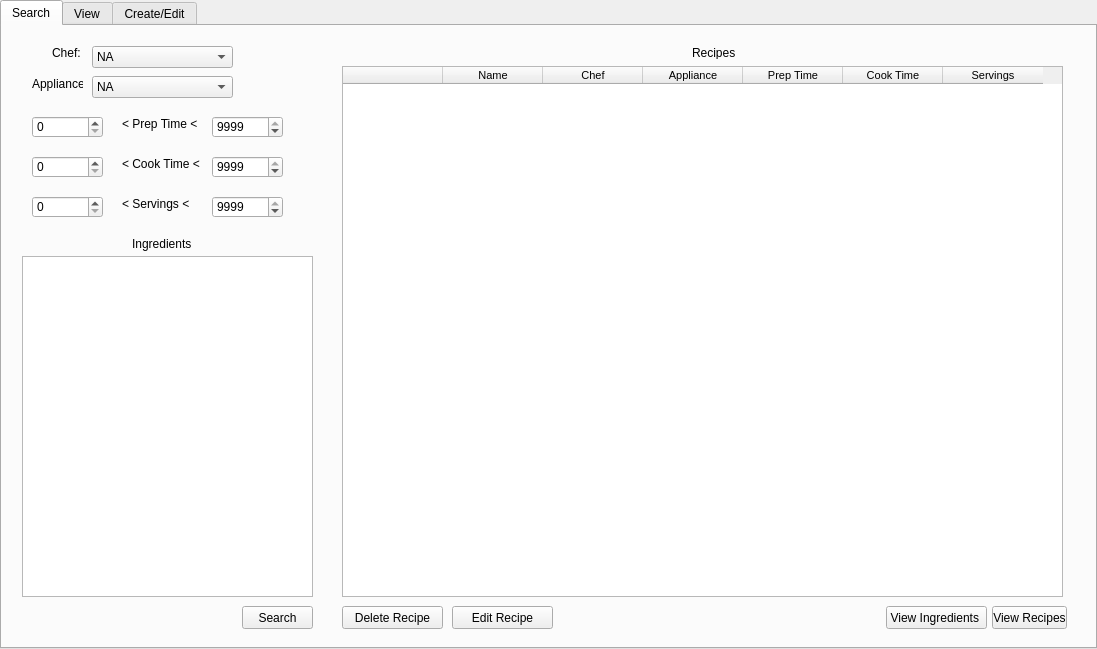
<?xml version="1.0" encoding="UTF-8"?>
<ui version="4.0">
 <class>TabWidget</class>
 <widget class="QTabWidget" name="TabWidget">
  <property name="geometry">
   <rect>
    <x>0</x>
    <y>0</y>
    <width>1097</width>
    <height>649</height>
   </rect>
  </property>
  <property name="windowTitle">
   <string>TabWidget</string>
  </property>
  <property name="currentIndex">
   <number>0</number>
  </property>
  <widget class="QWidget" name="tab_2">
   <attribute name="title">
    <string>Search</string>
   </attribute>
   <widget class="QTableWidget" name="table_Recipes">
    <property name="geometry">
     <rect>
      <x>340</x>
      <y>40</y>
      <width>721</width>
      <height>531</height>
     </rect>
    </property>
    <property name="font">
     <font>
      <pointsize>8</pointsize>
     </font>
    </property>
    <column>
     <property name="text">
      <string/>
     </property>
    </column>
    <column>
     <property name="text">
      <string>Name</string>
     </property>
    </column>
    <column>
     <property name="text">
      <string>Chef</string>
     </property>
    </column>
    <column>
     <property name="text">
      <string>Appliance</string>
     </property>
    </column>
    <column>
     <property name="text">
      <string>Prep Time</string>
     </property>
    </column>
    <column>
     <property name="text">
      <string>Cook Time</string>
     </property>
    </column>
    <column>
     <property name="text">
      <string>Servings</string>
     </property>
    </column>
   </widget>
   <widget class="QLabel" name="label">
    <property name="geometry">
     <rect>
      <x>50</x>
      <y>20</y>
      <width>46</width>
      <height>13</height>
     </rect>
    </property>
    <property name="text">
     <string>Chef:</string>
    </property>
   </widget>
   <widget class="QComboBox" name="combo_Chef">
    <property name="geometry">
     <rect>
      <x>90</x>
      <y>20</y>
      <width>141</width>
      <height>22</height>
     </rect>
    </property>
    <item>
     <property name="text">
      <string>NA</string>
     </property>
    </item>
    <item>
     <property name="text">
      <string>Ashley</string>
     </property>
    </item>
    <item>
     <property name="text">
      <string>Robert</string>
     </property>
    </item>
   </widget>
   <widget class="QLabel" name="label_2">
    <property name="geometry">
     <rect>
      <x>30</x>
      <y>50</y>
      <width>51</width>
      <height>16</height>
     </rect>
    </property>
    <property name="text">
     <string>Appliance:</string>
    </property>
   </widget>
   <widget class="QComboBox" name="combo_Appliance">
    <property name="geometry">
     <rect>
      <x>90</x>
      <y>50</y>
      <width>141</width>
      <height>22</height>
     </rect>
    </property>
    <item>
     <property name="text">
      <string>NA</string>
     </property>
    </item>
    <item>
     <property name="text">
      <string>None</string>
     </property>
    </item>
    <item>
     <property name="text">
      <string>Oven</string>
     </property>
    </item>
    <item>
     <property name="text">
      <string>Cooktop</string>
     </property>
    </item>
    <item>
     <property name="text">
      <string>Crockpot</string>
     </property>
    </item>
    <item>
     <property name="text">
      <string>Grill</string>
     </property>
    </item>
    <item>
     <property name="text">
      <string>Other</string>
     </property>
    </item>
   </widget>
   <widget class="QLabel" name="label_3">
    <property name="geometry">
     <rect>
      <x>120</x>
      <y>90</y>
      <width>81</width>
      <height>16</height>
     </rect>
    </property>
    <property name="text">
     <string>&lt;  Prep Time &lt;</string>
    </property>
   </widget>
   <widget class="QSpinBox" name="spin_PrepLow">
    <property name="geometry">
     <rect>
      <x>30</x>
      <y>90</y>
      <width>71</width>
      <height>22</height>
     </rect>
    </property>
    <property name="maximum">
     <number>9999</number>
    </property>
   </widget>
   <widget class="QSpinBox" name="spin_PrepHigh">
    <property name="geometry">
     <rect>
      <x>210</x>
      <y>90</y>
      <width>71</width>
      <height>22</height>
     </rect>
    </property>
    <property name="maximum">
     <number>9999</number>
    </property>
    <property name="value">
     <number>9999</number>
    </property>
   </widget>
   <widget class="QSpinBox" name="spin_CookHigh">
    <property name="geometry">
     <rect>
      <x>210</x>
      <y>130</y>
      <width>71</width>
      <height>22</height>
     </rect>
    </property>
    <property name="maximum">
     <number>9999</number>
    </property>
    <property name="value">
     <number>9999</number>
    </property>
   </widget>
   <widget class="QLabel" name="label_4">
    <property name="geometry">
     <rect>
      <x>120</x>
      <y>130</y>
      <width>81</width>
      <height>16</height>
     </rect>
    </property>
    <property name="text">
     <string>&lt;  Cook Time &lt;</string>
    </property>
   </widget>
   <widget class="QSpinBox" name="spin_CookLow">
    <property name="geometry">
     <rect>
      <x>30</x>
      <y>130</y>
      <width>71</width>
      <height>22</height>
     </rect>
    </property>
    <property name="maximum">
     <number>9999</number>
    </property>
   </widget>
   <widget class="QListWidget" name="list_IngredientsFilter">
    <property name="geometry">
     <rect>
      <x>20</x>
      <y>230</y>
      <width>291</width>
      <height>341</height>
     </rect>
    </property>
   </widget>
   <widget class="QLabel" name="label_5">
    <property name="geometry">
     <rect>
      <x>690</x>
      <y>20</y>
      <width>46</width>
      <height>13</height>
     </rect>
    </property>
    <property name="text">
     <string>Recipes</string>
    </property>
   </widget>
   <widget class="QLabel" name="label_6">
    <property name="geometry">
     <rect>
      <x>130</x>
      <y>210</y>
      <width>61</width>
      <height>16</height>
     </rect>
    </property>
    <property name="text">
     <string>Ingredients</string>
    </property>
   </widget>
   <widget class="QPushButton" name="button_Search">
    <property name="geometry">
     <rect>
      <x>240</x>
      <y>580</y>
      <width>71</width>
      <height>23</height>
     </rect>
    </property>
    <property name="text">
     <string>Search</string>
    </property>
   </widget>
   <widget class="QPushButton" name="button_ViewIngredients">
    <property name="geometry">
     <rect>
      <x>884</x>
      <y>580</y>
      <width>101</width>
      <height>23</height>
     </rect>
    </property>
    <property name="text">
     <string>View Ingredients </string>
    </property>
   </widget>
   <widget class="QPushButton" name="button_ViewRecipes">
    <property name="geometry">
     <rect>
      <x>990</x>
      <y>580</y>
      <width>75</width>
      <height>23</height>
     </rect>
    </property>
    <property name="text">
     <string>View Recipes</string>
    </property>
   </widget>
   <widget class="QPushButton" name="button_EditRecipe">
    <property name="geometry">
     <rect>
      <x>450</x>
      <y>580</y>
      <width>101</width>
      <height>23</height>
     </rect>
    </property>
    <property name="text">
     <string>Edit Recipe</string>
    </property>
   </widget>
   <widget class="QPushButton" name="button_DeleteRecipe">
    <property name="geometry">
     <rect>
      <x>340</x>
      <y>580</y>
      <width>101</width>
      <height>23</height>
     </rect>
    </property>
    <property name="text">
     <string>Delete Recipe</string>
    </property>
   </widget>
   <widget class="QSpinBox" name="spin_ServeLow">
    <property name="geometry">
     <rect>
      <x>30</x>
      <y>170</y>
      <width>71</width>
      <height>22</height>
     </rect>
    </property>
    <property name="maximum">
     <number>9999</number>
    </property>
   </widget>
   <widget class="QSpinBox" name="spin_ServeHigh">
    <property name="geometry">
     <rect>
      <x>210</x>
      <y>170</y>
      <width>71</width>
      <height>22</height>
     </rect>
    </property>
    <property name="maximum">
     <number>9999</number>
    </property>
    <property name="value">
     <number>9999</number>
    </property>
   </widget>
   <widget class="QLabel" name="label_14">
    <property name="geometry">
     <rect>
      <x>120</x>
      <y>170</y>
      <width>81</width>
      <height>16</height>
     </rect>
    </property>
    <property name="text">
     <string>&lt;  Servings &lt;</string>
    </property>
   </widget>
  </widget>
  <widget class="QWidget" name="tab_3">
   <attribute name="title">
    <string>View</string>
   </attribute>
   <widget class="QTextBrowser" name="text_output">
    <property name="geometry">
     <rect>
      <x>380</x>
      <y>40</y>
      <width>691</width>
      <height>561</height>
     </rect>
    </property>
   </widget>
   <widget class="QListWidget" name="list_Viewing">
    <property name="geometry">
     <rect>
      <x>30</x>
      <y>40</y>
      <width>331</width>
      <height>561</height>
     </rect>
    </property>
   </widget>
   <widget class="QLabel" name="label_viewing">
    <property name="geometry">
     <rect>
      <x>30</x>
      <y>20</y>
      <width>46</width>
      <height>13</height>
     </rect>
    </property>
    <property name="text">
     <string>Viewing:</string>
    </property>
   </widget>
   <widget class="QLabel" name="label_Output">
    <property name="geometry">
     <rect>
      <x>380</x>
      <y>20</y>
      <width>51</width>
      <height>16</height>
     </rect>
    </property>
    <property name="text">
     <string>Recipes:</string>
    </property>
   </widget>
  </widget>
  <widget class="QWidget" name="tab">
   <attribute name="title">
    <string>Create/Edit</string>
   </attribute>
   <widget class="QComboBox" name="combo_ApplianceNewRecipe">
    <property name="geometry">
     <rect>
      <x>80</x>
      <y>440</y>
      <width>141</width>
      <height>22</height>
     </rect>
    </property>
   </widget>
   <widget class="QLabel" name="label_8">
    <property name="geometry">
     <rect>
      <x>40</x>
      <y>410</y>
      <width>46</width>
      <height>13</height>
     </rect>
    </property>
    <property name="text">
     <string>Chef:</string>
    </property>
   </widget>
   <widget class="QSpinBox" name="spin_CookNewRecipe">
    <property name="geometry">
     <rect>
      <x>80</x>
      <y>520</y>
      <width>71</width>
      <height>22</height>
     </rect>
    </property>
   </widget>
   <widget class="QComboBox" name="combo_ChefNewRecipe">
    <property name="geometry">
     <rect>
      <x>80</x>
      <y>410</y>
      <width>141</width>
      <height>22</height>
     </rect>
    </property>
   </widget>
   <widget class="QLabel" name="label_9">
    <property name="geometry">
     <rect>
      <x>20</x>
      <y>520</y>
      <width>61</width>
      <height>16</height>
     </rect>
    </property>
    <property name="text">
     <string>Cook Time: </string>
    </property>
   </widget>
   <widget class="QLabel" name="label_10">
    <property name="geometry">
     <rect>
      <x>20</x>
      <y>450</y>
      <width>51</width>
      <height>16</height>
     </rect>
    </property>
    <property name="text">
     <string>Appliance:</string>
    </property>
   </widget>
   <widget class="QLabel" name="label_11">
    <property name="geometry">
     <rect>
      <x>20</x>
      <y>480</y>
      <width>61</width>
      <height>16</height>
     </rect>
    </property>
    <property name="text">
     <string>Prep Time:</string>
    </property>
   </widget>
   <widget class="QSpinBox" name="spin_PrepNewRecipe">
    <property name="geometry">
     <rect>
      <x>80</x>
      <y>480</y>
      <width>71</width>
      <height>22</height>
     </rect>
    </property>
   </widget>
   <widget class="QLabel" name="label_12">
    <property name="geometry">
     <rect>
      <x>40</x>
      <y>90</y>
      <width>46</width>
      <height>13</height>
     </rect>
    </property>
    <property name="text">
     <string>Name:</string>
    </property>
   </widget>
   <widget class="QLineEdit" name="line_NameNewRecipe">
    <property name="geometry">
     <rect>
      <x>80</x>
      <y>90</y>
      <width>261</width>
      <height>20</height>
     </rect>
    </property>
   </widget>
   <widget class="QLabel" name="label_13">
    <property name="geometry">
     <rect>
      <x>10</x>
      <y>120</y>
      <width>61</width>
      <height>16</height>
     </rect>
    </property>
    <property name="text">
     <string>Description:</string>
    </property>
   </widget>
   <widget class="QTextEdit" name="text_DescriptionNewRecipe">
    <property name="geometry">
     <rect>
      <x>80</x>
      <y>120</y>
      <width>261</width>
      <height>271</height>
     </rect>
    </property>
   </widget>
   <widget class="QSpinBox" name="spin_ServingsNewRecipe">
    <property name="geometry">
     <rect>
      <x>80</x>
      <y>560</y>
      <width>71</width>
      <height>22</height>
     </rect>
    </property>
   </widget>
   <widget class="QLabel" name="label_15">
    <property name="geometry">
     <rect>
      <x>20</x>
      <y>560</y>
      <width>61</width>
      <height>16</height>
     </rect>
    </property>
    <property name="text">
     <string>Servings:</string>
    </property>
   </widget>
   <widget class="QLabel" name="label_16">
    <property name="geometry">
     <rect>
      <x>370</x>
      <y>80</y>
      <width>91</width>
      <height>20</height>
     </rect>
    </property>
    <property name="text">
     <string>Ingredient Type:</string>
    </property>
   </widget>
   <widget class="QComboBox" name="combo_IngredientTypeNewRecipe">
    <property name="geometry">
     <rect>
      <x>470</x>
      <y>80</y>
      <width>231</width>
      <height>22</height>
     </rect>
    </property>
   </widget>
   <widget class="QLabel" name="label_17">
    <property name="geometry">
     <rect>
      <x>370</x>
      <y>30</y>
      <width>201</width>
      <height>20</height>
     </rect>
    </property>
    <property name="text">
     <string>Add new ingredient type to database:</string>
    </property>
   </widget>
   <widget class="QLineEdit" name="line_IngredientAddToDB">
    <property name="geometry">
     <rect>
      <x>560</x>
      <y>30</y>
      <width>241</width>
      <height>20</height>
     </rect>
    </property>
   </widget>
   <widget class="QPushButton" name="button_AddIngredientToDB">
    <property name="geometry">
     <rect>
      <x>1000</x>
      <y>40</y>
      <width>31</width>
      <height>23</height>
     </rect>
    </property>
    <property name="text">
     <string>Add</string>
    </property>
   </widget>
   <widget class="QLabel" name="label_18">
    <property name="geometry">
     <rect>
      <x>370</x>
      <y>330</y>
      <width>51</width>
      <height>16</height>
     </rect>
    </property>
    <property name="text">
     <string>New Step:</string>
    </property>
   </widget>
   <widget class="QTextEdit" name="text_NewStep">
    <property name="geometry">
     <rect>
      <x>430</x>
      <y>330</y>
      <width>601</width>
      <height>41</height>
     </rect>
    </property>
   </widget>
   <widget class="QLabel" name="label_19">
    <property name="geometry">
     <rect>
      <x>350</x>
      <y>380</y>
      <width>101</width>
      <height>20</height>
     </rect>
    </property>
    <property name="text">
     <string>Current Steps:</string>
    </property>
   </widget>
   <widget class="QPushButton" name="button_AddNewStep">
    <property name="geometry">
     <rect>
      <x>1040</x>
      <y>340</y>
      <width>31</width>
      <height>23</height>
     </rect>
    </property>
    <property name="text">
     <string>Add</string>
    </property>
   </widget>
   <widget class="QLabel" name="label_20">
    <property name="geometry">
     <rect>
      <x>370</x>
      <y>120</y>
      <width>61</width>
      <height>20</height>
     </rect>
    </property>
    <property name="text">
     <string>Unit Type:</string>
    </property>
   </widget>
   <widget class="QComboBox" name="combo_UnitTypeNewRecipe">
    <property name="geometry">
     <rect>
      <x>470</x>
      <y>120</y>
      <width>111</width>
      <height>22</height>
     </rect>
    </property>
   </widget>
   <widget class="QComboBox" name="combo_UnitNewRecipe">
    <property name="geometry">
     <rect>
      <x>470</x>
      <y>160</y>
      <width>111</width>
      <height>22</height>
     </rect>
    </property>
   </widget>
   <widget class="QLabel" name="label_21">
    <property name="geometry">
     <rect>
      <x>370</x>
      <y>160</y>
      <width>41</width>
      <height>20</height>
     </rect>
    </property>
    <property name="text">
     <string>Unit:</string>
    </property>
   </widget>
   <widget class="QLabel" name="label_22">
    <property name="geometry">
     <rect>
      <x>370</x>
      <y>200</y>
      <width>51</width>
      <height>20</height>
     </rect>
    </property>
    <property name="text">
     <string>Amount:</string>
    </property>
   </widget>
   <widget class="QTableWidget" name="table_AddedIngredients">
    <property name="geometry">
     <rect>
      <x>720</x>
      <y>100</y>
      <width>351</width>
      <height>171</height>
     </rect>
    </property>
    <property name="font">
     <font>
      <pointsize>8</pointsize>
     </font>
    </property>
    <column>
     <property name="text">
      <string>Type</string>
     </property>
    </column>
    <column>
     <property name="text">
      <string>Amount</string>
     </property>
    </column>
    <column>
     <property name="text">
      <string>Unit</string>
     </property>
    </column>
   </widget>
   <widget class="QPushButton" name="button_RemoveIngredient">
    <property name="geometry">
     <rect>
      <x>720</x>
      <y>280</y>
      <width>101</width>
      <height>23</height>
     </rect>
    </property>
    <property name="text">
     <string>Remove Ingredient</string>
    </property>
   </widget>
   <widget class="QLabel" name="label_23">
    <property name="geometry">
     <rect>
      <x>850</x>
      <y>80</y>
      <width>101</width>
      <height>20</height>
     </rect>
    </property>
    <property name="text">
     <string>Current Ingredients</string>
    </property>
   </widget>
   <widget class="QDoubleSpinBox" name="double_AmountNewRecipe">
    <property name="geometry">
     <rect>
      <x>470</x>
      <y>200</y>
      <width>81</width>
      <height>22</height>
     </rect>
    </property>
    <property name="maximum">
     <double>9999.989999999999782</double>
    </property>
   </widget>
   <widget class="QPushButton" name="pushButton_5">
    <property name="geometry">
     <rect>
      <x>370</x>
      <y>250</y>
      <width>111</width>
      <height>23</height>
     </rect>
    </property>
    <property name="text">
     <string>Add Ingredient</string>
    </property>
   </widget>
   <widget class="QPushButton" name="button_DeleteStep">
    <property name="geometry">
     <rect>
      <x>430</x>
      <y>580</y>
      <width>81</width>
      <height>23</height>
     </rect>
    </property>
    <property name="text">
     <string>Delete Step</string>
    </property>
   </widget>
   <widget class="QPushButton" name="button_MoveStepUp">
    <property name="geometry">
     <rect>
      <x>990</x>
      <y>580</y>
      <width>81</width>
      <height>23</height>
     </rect>
    </property>
    <property name="text">
     <string>Move Step Up</string>
    </property>
   </widget>
   <widget class="QPushButton" name="button_MoveStepDown">
    <property name="geometry">
     <rect>
      <x>880</x>
      <y>580</y>
      <width>101</width>
      <height>23</height>
     </rect>
    </property>
    <property name="text">
     <string>Move Step Down</string>
    </property>
   </widget>
   <widget class="QTableWidget" name="table_CurrentSteps">
    <property name="geometry">
     <rect>
      <x>430</x>
      <y>380</y>
      <width>641</width>
      <height>191</height>
     </rect>
    </property>
    <attribute name="horizontalHeaderDefaultSectionSize">
     <number>30</number>
    </attribute>
    <attribute name="horizontalHeaderMinimumSectionSize">
     <number>30</number>
    </attribute>
    <attribute name="horizontalHeaderStretchLastSection">
     <bool>true</bool>
    </attribute>
    <attribute name="verticalHeaderStretchLastSection">
     <bool>false</bool>
    </attribute>
    <column>
     <property name="text">
      <string>No.</string>
     </property>
    </column>
    <column>
     <property name="text">
      <string>Step</string>
     </property>
    </column>
   </widget>
   <widget class="QComboBox" name="combo_UnitTypeNewRecipe_2">
    <property name="geometry">
     <rect>
      <x>890</x>
      <y>10</y>
      <width>91</width>
      <height>22</height>
     </rect>
    </property>
   </widget>
   <widget class="QLabel" name="label_24">
    <property name="geometry">
     <rect>
      <x>820</x>
      <y>10</y>
      <width>61</width>
      <height>20</height>
     </rect>
    </property>
    <property name="text">
     <string>Unit Type:</string>
    </property>
   </widget>
   <widget class="QLabel" name="label_25">
    <property name="geometry">
     <rect>
      <x>840</x>
      <y>40</y>
      <width>41</width>
      <height>20</height>
     </rect>
    </property>
    <property name="text">
     <string>Unit:</string>
    </property>
   </widget>
   <widget class="QComboBox" name="combo_UnitNewRecipe_2">
    <property name="geometry">
     <rect>
      <x>890</x>
      <y>40</y>
      <width>91</width>
      <height>22</height>
     </rect>
    </property>
   </widget>
   <widget class="QPushButton" name="button_Save">
    <property name="geometry">
     <rect>
      <x>10</x>
      <y>10</y>
      <width>81</width>
      <height>23</height>
     </rect>
    </property>
    <property name="text">
     <string>SAVE</string>
    </property>
   </widget>
   <widget class="QLabel" name="label_SaveType">
    <property name="geometry">
     <rect>
      <x>100</x>
      <y>20</y>
      <width>91</width>
      <height>16</height>
     </rect>
    </property>
    <property name="text">
     <string>(As a new Recipe)</string>
    </property>
   </widget>
   <widget class="QPushButton" name="button_Discard">
    <property name="geometry">
     <rect>
      <x>10</x>
      <y>50</y>
      <width>81</width>
      <height>23</height>
     </rect>
    </property>
    <property name="text">
     <string>Discard</string>
    </property>
   </widget>
   <widget class="QLabel" name="label_SaveType_2">
    <property name="geometry">
     <rect>
      <x>100</x>
      <y>50</y>
      <width>261</width>
      <height>16</height>
     </rect>
    </property>
    <property name="text">
     <string>(No changes to recipe book, start a fresh recipe)</string>
    </property>
   </widget>
  </widget>
 </widget>
 <resources/>
 <connections>
  <connection>
   <sender>button_Search</sender>
   <signal>clicked()</signal>
   <receiver>TabWidget</receiver>
   <slot>clickedSearch()</slot>
   <hints>
    <hint type="sourcelabel">
     <x>266</x>
     <y>613</y>
    </hint>
    <hint type="destinationlabel">
     <x>225</x>
     <y>626</y>
    </hint>
   </hints>
  </connection>
  <connection>
   <sender>button_DeleteRecipe</sender>
   <signal>clicked()</signal>
   <receiver>TabWidget</receiver>
   <slot>clickedDeleteRecipe()</slot>
   <hints>
    <hint type="sourcelabel">
     <x>390</x>
     <y>616</y>
    </hint>
    <hint type="destinationlabel">
     <x>389</x>
     <y>635</y>
    </hint>
   </hints>
  </connection>
  <connection>
   <sender>button_EditRecipe</sender>
   <signal>clicked()</signal>
   <receiver>TabWidget</receiver>
   <slot>clickedEditRecipe()</slot>
   <hints>
    <hint type="sourcelabel">
     <x>501</x>
     <y>611</y>
    </hint>
    <hint type="destinationlabel">
     <x>501</x>
     <y>619</y>
    </hint>
   </hints>
  </connection>
  <connection>
   <sender>button_ViewIngredients</sender>
   <signal>clicked()</signal>
   <receiver>TabWidget</receiver>
   <slot>clickedViewIngredients()</slot>
   <hints>
    <hint type="sourcelabel">
     <x>919</x>
     <y>618</y>
    </hint>
    <hint type="destinationlabel">
     <x>812</x>
     <y>617</y>
    </hint>
   </hints>
  </connection>
  <connection>
   <sender>button_ViewRecipes</sender>
   <signal>clicked()</signal>
   <receiver>TabWidget</receiver>
   <slot>clickedViewRecipes()</slot>
   <hints>
    <hint type="sourcelabel">
     <x>1025</x>
     <y>611</y>
    </hint>
    <hint type="destinationlabel">
     <x>929</x>
     <y>643</y>
    </hint>
   </hints>
  </connection>
  <connection>
   <sender>pushButton_5</sender>
   <signal>clicked()</signal>
   <receiver>TabWidget</receiver>
   <slot>clickedAddIngredient()</slot>
   <hints>
    <hint type="sourcelabel">
     <x>393</x>
     <y>288</y>
    </hint>
    <hint type="destinationlabel">
     <x>406</x>
     <y>0</y>
    </hint>
   </hints>
  </connection>
  <connection>
   <sender>button_AddIngredientToDB</sender>
   <signal>clicked()</signal>
   <receiver>TabWidget</receiver>
   <slot>clickedIngredientAddToDatabase()</slot>
   <hints>
    <hint type="sourcelabel">
     <x>1008</x>
     <y>69</y>
    </hint>
    <hint type="destinationlabel">
     <x>796</x>
     <y>0</y>
    </hint>
   </hints>
  </connection>
  <connection>
   <sender>button_RemoveIngredient</sender>
   <signal>clicked()</signal>
   <receiver>TabWidget</receiver>
   <slot>clickedRemoveIngredient()</slot>
   <hints>
    <hint type="sourcelabel">
     <x>790</x>
     <y>316</y>
    </hint>
    <hint type="destinationlabel">
     <x>1090</x>
     <y>316</y>
    </hint>
   </hints>
  </connection>
  <connection>
   <sender>button_AddNewStep</sender>
   <signal>clicked()</signal>
   <receiver>TabWidget</receiver>
   <slot>clickedAddStep()</slot>
   <hints>
    <hint type="sourcelabel">
     <x>1061</x>
     <y>380</y>
    </hint>
    <hint type="destinationlabel">
     <x>1090</x>
     <y>380</y>
    </hint>
   </hints>
  </connection>
  <connection>
   <sender>button_DeleteStep</sender>
   <signal>clicked()</signal>
   <receiver>TabWidget</receiver>
   <slot>clickedDeleteStep()</slot>
   <hints>
    <hint type="sourcelabel">
     <x>473</x>
     <y>617</y>
    </hint>
    <hint type="destinationlabel">
     <x>453</x>
     <y>639</y>
    </hint>
   </hints>
  </connection>
  <connection>
   <sender>button_MoveStepDown</sender>
   <signal>clicked()</signal>
   <receiver>TabWidget</receiver>
   <slot>clickedMoveStepDown()</slot>
   <hints>
    <hint type="sourcelabel">
     <x>947</x>
     <y>612</y>
    </hint>
    <hint type="destinationlabel">
     <x>827</x>
     <y>643</y>
    </hint>
   </hints>
  </connection>
  <connection>
   <sender>button_MoveStepUp</sender>
   <signal>clicked()</signal>
   <receiver>TabWidget</receiver>
   <slot>clickedMoveStepUp()</slot>
   <hints>
    <hint type="sourcelabel">
     <x>1038</x>
     <y>609</y>
    </hint>
    <hint type="destinationlabel">
     <x>930</x>
     <y>643</y>
    </hint>
   </hints>
  </connection>
  <connection>
   <sender>button_Save</sender>
   <signal>clicked()</signal>
   <receiver>TabWidget</receiver>
   <slot>clickedSave()</slot>
   <hints>
    <hint type="sourcelabel">
     <x>46</x>
     <y>51</y>
    </hint>
    <hint type="destinationlabel">
     <x>75</x>
     <y>-32</y>
    </hint>
   </hints>
  </connection>
  <connection>
   <sender>button_Discard</sender>
   <signal>clicked()</signal>
   <receiver>TabWidget</receiver>
   <slot>clickedDiscard()</slot>
   <hints>
    <hint type="sourcelabel">
     <x>62</x>
     <y>88</y>
    </hint>
    <hint type="destinationlabel">
     <x>-71</x>
     <y>79</y>
    </hint>
   </hints>
  </connection>
 </connections>
 <slots>
  <slot>clickedSearch()</slot>
  <slot>clickedDeleteRecipe()</slot>
  <slot>clickedEditRecipe()</slot>
  <slot>clickedViewIngredients()</slot>
  <slot>clickedViewRecipes()</slot>
  <slot>clickedAddIngredient()</slot>
  <slot>clickedIngredientAddToDatabase()</slot>
  <slot>clickedRemoveIngredient()</slot>
  <slot>clickedAddStep()</slot>
  <slot>clickedDeleteStep()</slot>
  <slot>clickedMoveStepDown()</slot>
  <slot>clickedMoveStepUp()</slot>
  <slot>clickedSave()</slot>
  <slot>clickedDiscard()</slot>
 </slots>
</ui>
